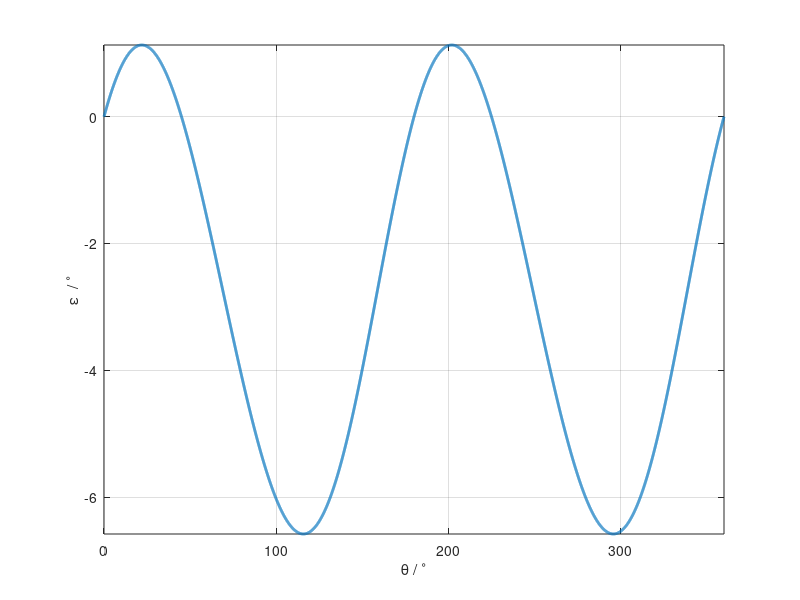
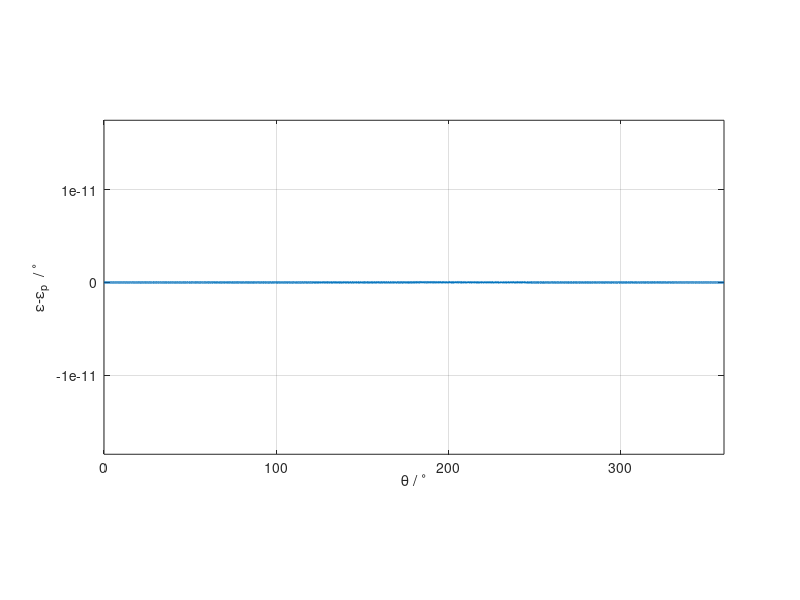

These figures' MATLAB source, in order:
clear
theta = linspace(0,2*pi,8192);

x = 0.1;

ysKot= atan2(sin(theta)+x*sin(theta),cos(theta)+x*sin(theta));
ref = atan2(sin(theta),cos(theta));

ysErr = ysKot-ref;
ysErr(ysErr<-pi)=ysErr(ysErr<-pi)+2*pi;
ysErr(ysErr>pi)=ysErr(ysErr>pi)-2*pi;

pred = zeros(size(theta))-atan(x/(x+2));
    
for n = 1:15
        
    pred= pred + 1/n .* (x/sqrt(x.^2+2*x+2)).^n.* ...
        sin(2*n*theta +n*(pi/2 - atan(x+1)));
    
end

scrsz = get(0,'ScreenSize');
figure('Position', ...
       [10 scrsz(4)-10-80-600 800 600]);
axes1 = axes('Parent',gcf,...
        'YGrid','on',...
        'XGrid','on',...
        'FontSize',16,...
        'FontName','Times New Roman');
plot(theta*180/pi,ysErr*180/pi,'LineWidth',2);
axis( [0,360,-Inf,Inf])
grid on
xlabel('\theta / ^\circ')
ylabel('\epsilon  / ^\circ')



figure('Position', ...
       [10 scrsz(4)-10-80-600 800 600]);
axes1 = axes('Parent',gcf,...
        'YGrid','on',...
        'XGrid','on',...
        'FontSize',16,...
        'FontName','Times New Roman');
plot(theta*180/pi,(ysErr-pred)*180/pi,'LineWidth',2);
axis( [0,360,-Inf,Inf])
grid on
xlabel('\theta / ^\circ')
ylabel('\epsilon-\epsilon_p  / ^\circ')